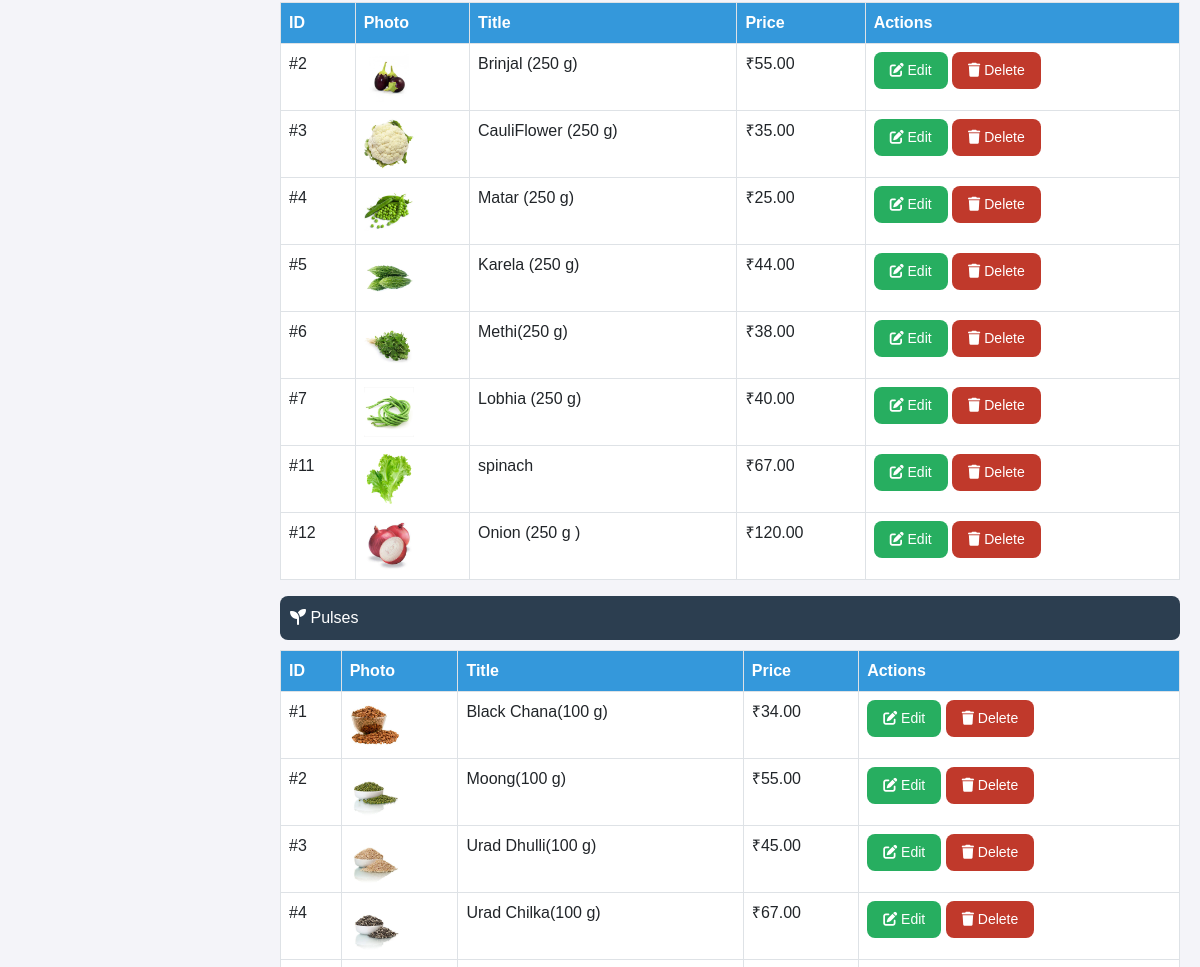
The app's page /admin-panel/admin-panel/products/ (middle part), older data.
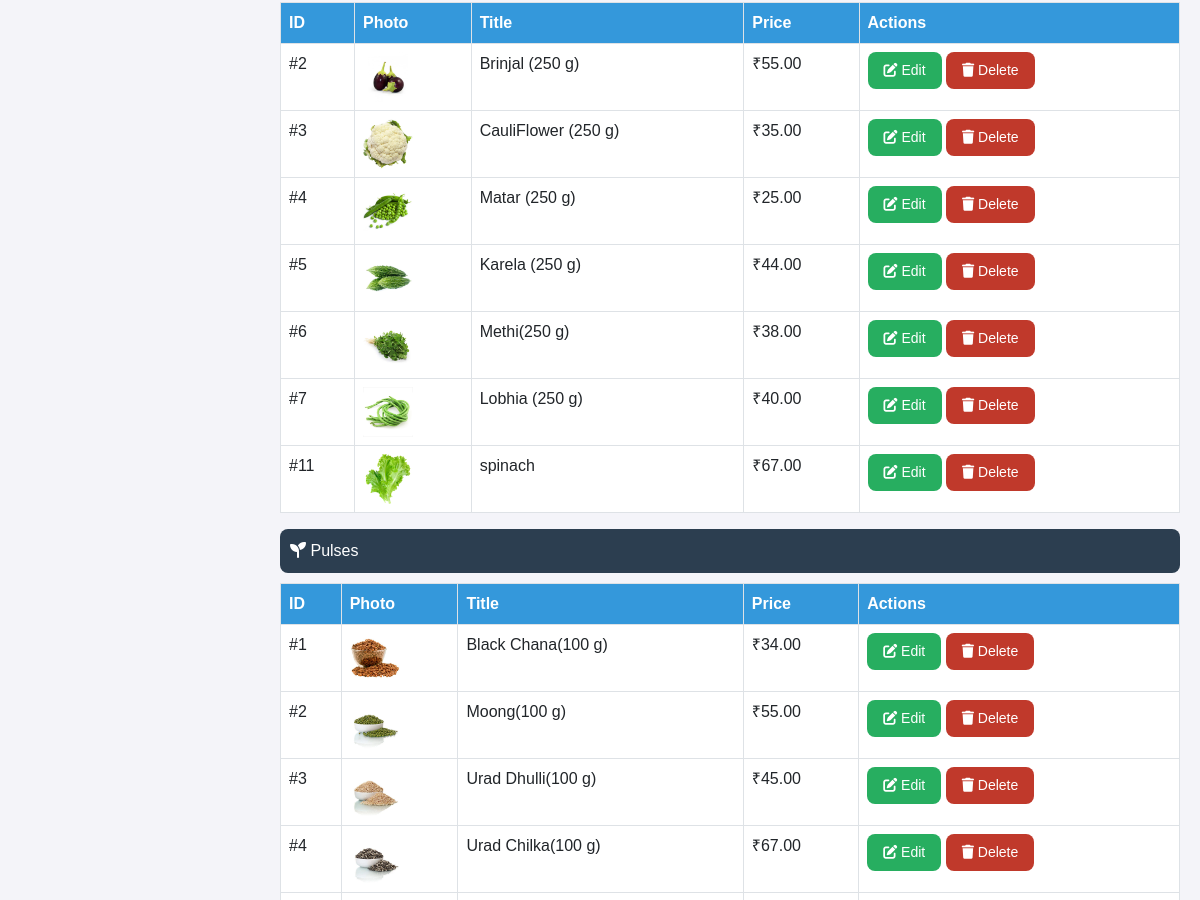
The same page, newer data.
### myApp/models.py (models this page shows, shortened)
class Vegie(models.Model):
    photo = models.ImageField(upload_to="vegie/")
    title = models.CharField(max_length=100)
    price = models.DecimalField(max_digits=10, decimal_places=2)

class Pulse(models.Model):
    photo = models.ImageField(upload_to="pulse/")
    title = models.CharField(max_length=100)
    price = models.DecimalField(max_digits=10, decimal_places=2)

### myApp/views.py (the view)
# urls.py: path("admin-panel/products/", manage_products, name="manage_products"),
def manage_products(request):
    vegies = Vegie.objects.all()
    fruits = Fruit.objects.all()
    pulses = Pulse.objects.all()
    products = list(vegies) + list(fruits) + list(pulses)
    return render(request, 'admin_panel/manage_products.html', {
        'products': products,
        'vegies': vegies,
        'fruits': fruits,
        'pulses': pulses
    })

### templates/admin_panel/manage_products.html (shortened to what this page needs)
<!DOCTYPE html>
<html lang="en">
<head>
    <link rel="stylesheet" href="https://cdn.jsdelivr.net/npm/bootstrap@5.3.0/dist/css/bootstrap.min.css">
    <link rel="stylesheet" href="https://cdnjs.cloudflare.com/ajax/libs/font-awesome/6.4.2/css/all.min.css">
</head>
<body>
    <div class="main-content">
        <table class="table table-bordered productTable">
            <thead>
                <tr>
                    <th>ID</th>
                    <th>Photo</th>
                    <th>Title</th>
                    <th>Price</th>
                    <th>Actions</th>
                </tr>
            </thead>
            <tbody>
                {% for product in vegies %}
                <tr>
                    <td>#{{ product.id }}</td>
                    <td><img src="{{ product.photo.url }}" alt="{{ product.title }}" width="50"></td>
                    <td>{{ product.title }}</td>
                    <td>₹{{ product.price }}</td>
                    <td>
                        <a href="{% url 'edit_product' category='vegie' product_id=product.id %}" class="btn btn-edit btn-sm">
                            <i class="fas fa-edit"></i> Edit
                        </a>
                        <form action="{% url 'delete_product' product.id %}" method="POST" style="display:inline;">
                            <button type="submit" class="btn btn-delete btn-sm" onclick="return confirm('Are you sure?')">
                                <i class="fas fa-trash"></i> Delete
                            </button>
                        </form>
                    </td>
                </tr>
                {% endfor %}
            </tbody>
        </table>
        <div class="section-title"><i class="fas fa-seedling"></i> Pulses</div>
        <table class="table table-bordered productTable">
            <thead>
                <tr>
                    <th>ID</th>
                    <th>Photo</th>
                    <th>Title</th>
                    <th>Price</th>
                    <th>Actions</th>
                </tr>
            </thead>
            <tbody>
                {% for product in pulses %}
                <tr>
                    <td>#{{ product.id }}</td>
                    <td><img src="{{ product.photo.url }}" alt="{{ product.title }}" width="50"></td>
                    <td>{{ product.title }}</td>
                    <td>₹{{ product.price }}</td>
                    <td>
                        <a href="{% url 'edit_product' category='pulse' product_id=product.id %}" class="btn btn-edit btn-sm">
                            <i class="fas fa-edit"></i> Edit
                        </a>
                        <form action="{% url 'delete_product' product.id %}" method="POST" style="display:inline;">
                            <button type="submit" class="btn btn-delete btn-sm" onclick="return confirm('Are you sure?')">
                                <i class="fas fa-trash"></i> Delete
                            </button>
                        </form>
                    </td>
                </tr>
                {% endfor %}
            </tbody>
        </table>
    </div>
</body>
</html>

Row changes from the older to the newer data that the page shows:
removed Vegie: id "12", photo (picture), title "Onion (250 g )", price "120.00"
